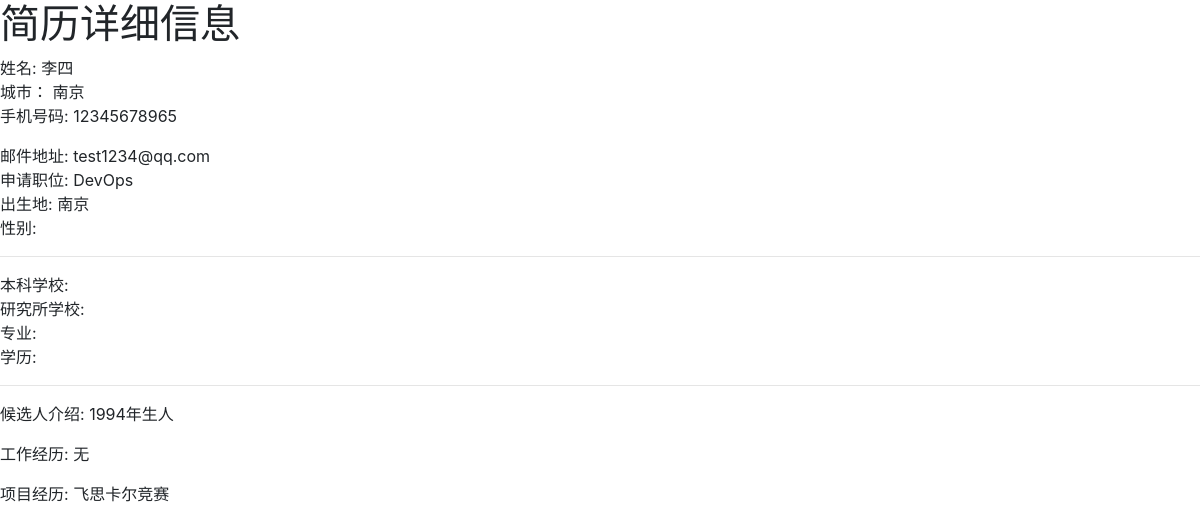
The app's page /resume/2/ with its own data.
### jobs/models.py (models this page shows, shortened)
class Resume(models.Model):
    username = models.CharField(max_length=135, verbose_name='姓名')
    applicant = models.ForeignKey(User, verbose_name="申请人", null=True, on_delete=models.SET_NULL)
    city = models.CharField(max_length=135, verbose_name='城市')
    phone = models.CharField(max_length=135, verbose_name='手机号码')
    email = models.EmailField(max_length=135, blank=True, verbose_name='邮箱')
    apply_position = models.CharField(max_length=135, blank=True, verbose_name='应聘职位')
    born_address = models.CharField(max_length=135, blank=True, verbose_name='生源地')
    gender = models.CharField(max_length=135, blank=True, verbose_name='性别')
    picture = models.ImageField(upload_to='images/', blank=True, verbose_name='个人照片')
    attachment = models.FileField(upload_to='file/', blank=True, verbose_name='简历附件')
    bachelor_school = models.CharField(max_length=135, blank=True, verbose_name='本科学校')
    master_school = models.CharField(max_length=135, blank=True, verbose_name='研究生学校')
    doctor_school = models.CharField(max_length=135, blank=True, verbose_name='博士生学校')
    major = models.CharField(max_length=135, blank=True, verbose_name='专业')
    degree = models.CharField(max_length=135, choices=DEGREE_TYPE, blank=True, verbose_name='学历')
    created_date = models.DateTimeField(verbose_name="创建日期", default=datetime.now)
    modified_date = models.DateTimeField(verbose_name="修改日期", auto_now=True)
    candidate_introduction = models.TextField(max_length=1024, blank=True, verbose_name=u'自我介绍')
    work_experience = models.TextField(max_length=1024, blank=True, verbose_name=u'工作经历')
    project_experience = models.TextField(max_length=1024, blank=True, verbose_name=u'项目经历')
    class Meta:
        verbose_name = '简历'
        verbose_name_plural = '简历列表'

### jobs/views.py (the view)
# urls.py: path(r'resume/<int:pk>/', views.ResumeDetailView.as_view(), name='resume_detail'),
class ResumeDetailView(DetailView):
    model = Resume
    template_name = 'resume_detail.html'

### interview/performance.py (called while the page is built)
def performance_logger_middleware(get_response):
    def middleware(request):
        start_time = time.time()
        response = get_response(request)
        duration = (time.time() - start_time)*1000
        response['X-Page-Duration-ms'] = duration
        logger.info('%s  %s  %s' % (duration, request.path, request.GET.dict()))
        return response
    return middleware

### jobs/templates/resume_detail.html (shortened to what this page needs)
{% load bootstrap4 %}
{% bootstrap_css %}
<h1>简历详细信息 </h1>
<div> 姓名: {{ object.username }} </div> <div>城市： {{ object.city }}</div> <div>手机号码: {{ object.phone }}</div>
<div>邮件地址: {{ object.email}}</div>
<div>申请职位: {{ object.apply_position}}</div>
<div>出生地: {{ object.born_address}}</div>
<div>性别: {{ object.gender}}</div>
<hr>
<div>本科学校: {{ object.bachelor_school}}</div>
<div>研究所学校: {{ object.master_school}}</div>
<div>专业: {{ object.major}}</div>
<div>学历: {{ object.degree}}</div>
<hr>
<p>候选人介绍: {{ object.candidate_introduction}}</p>
<p>工作经历: {{ object.work_experience}}</p>
<p>项目经历: {{ object.project_experience}}</p>

### records on screen
Resume: username "李四", city "南京", phone "12345678965", email "test1234@qq.com", apply_position "DevOps", born_address "南京", candidate_introduction "1994年生人", work_experience "无", project_experience "飞思卡尔竞赛"
